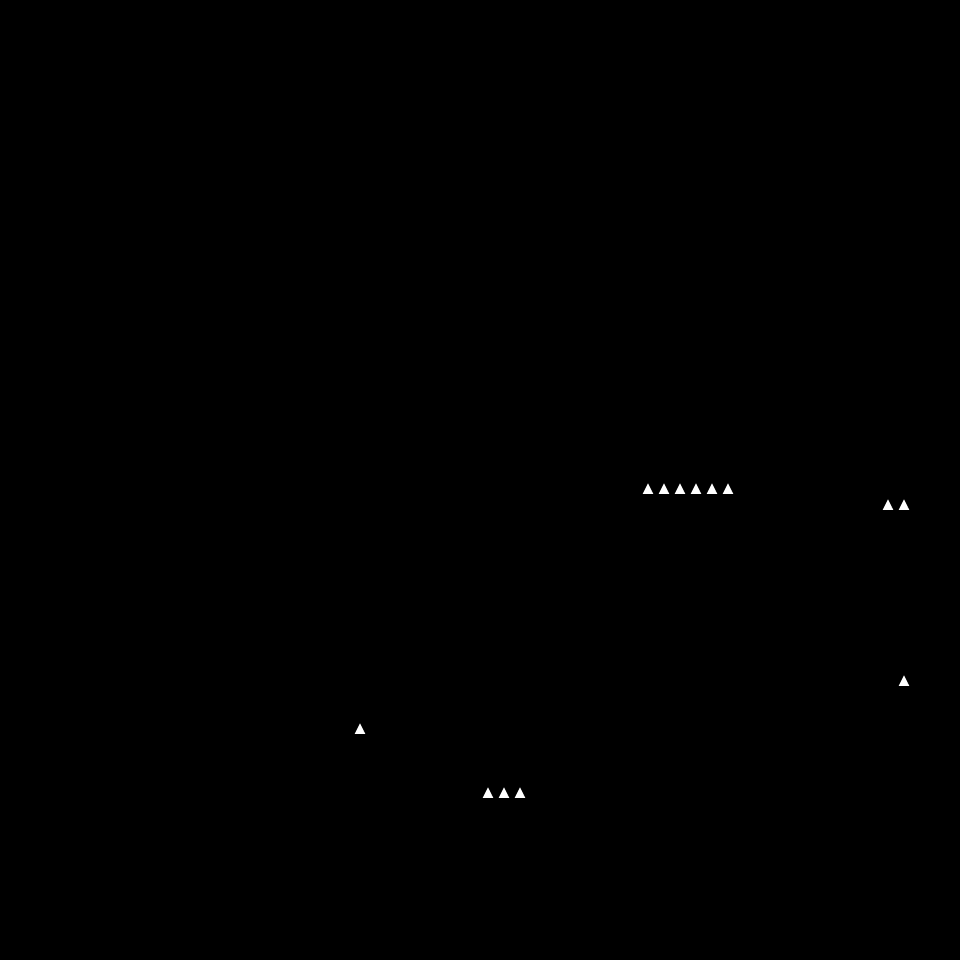

The image is a tile-based game level rendered from a .tmx file. Its description and source (layers, tilesets, objects; grid data summarised) follow:
An orthogonal 60x60 tile map with 16x16 px tiles, 2 tile layers (tileLayer, hazardLayer) and 159 objects (89x color, 39x coin, 11x spike, 4x drunkflyer, 3x walker, ...).

<map version="1.0" orientation="orthogonal" renderorder="right-down" width="60" height="60" tilewidth="16" tileheight="16" nextobjectid="626">
    <tileset firstgid="1" name="worlds" tilewidth="16" tileheight="16" spacing="4" margin="2" tilecount="9" columns="9">
        <image source="tiles.png" width="180" height="20" />
    </tileset>
    <layer name="tileLayer" width="60" height="60">
        <data>[3600 cells, 1081 non-empty, 8 distinct tile ids]</data>
    </layer>
    <objectgroup name="gameObjects">
        <object id="1" name="player" x="32" y="128" width="16" height="32" />
        <object id="171" name="drunkflyer" x="608" y="112" width="16" height="32" />
        <object id="258" name="walker" x="608" y="176" width="16" height="32" />
        <object id="289" name="walker" x="816" y="128" width="16" height="32" />
        <object id="343" name="coin" x="80" y="256" width="16" height="16" />
        <object id="344" name="coin" x="464" y="96" width="16" height="16" />
        <object id="345" name="coin" x="48" y="256" width="16" height="16" />
        <object id="346" name="coin" x="64" y="256" width="16" height="16" />
        <object id="347" name="coin" x="448" y="96" width="16" height="16" />
        <object id="348" name="coin" x="96" y="256" width="16" height="16" />
        <object id="353" name="coin" x="960" y="240" width="16" height="16" />
        <object id="371" name="exit" x="160" y="448" width="32" height="48" />
        <object id="465" name="shooter" x="384" y="352" width="16" height="32" />
        <object id="466" name="walker" x="256" y="864" width="16" height="32" />
        <object id="467" name="flyer" x="816" y="768" width="16" height="32" />
        <object id="468" name="flyer" x="352" y="640" width="16" height="32" />
        <object id="469" name="staticshooter" x="288" y="640" width="16" height="32" />
        <object id="470" name="staticshooter" x="672" y="752" width="16" height="32" />
        <object id="471" name="staticshooter" x="848" y="128" width="16" height="32" />
        <object id="472" name="spike" x="240" y="224" width="16" height="16" />
        <object id="473" name="spike" x="176" y="320" width="16" height="16" />
        <object id="474" name="spike" x="128" y="320" width="16" height="16" />
        <object id="475" name="spike" x="416" y="176" width="16" height="16" />
        <object id="476" name="spike" x="560" y="368" width="16" height="16" />
        <object id="477" name="spike" x="784" y="64" width="16" height="16" />
        <object id="478" name="spike" x="832" y="336" width="16" height="16" />
        <object id="479" name="spike" x="624" y="592" width="16" height="16" />
        <object id="480" name="spike" x="448" y="592" width="16" height="16" />
        <object id="483" name="spike" x="128" y="816" width="16" height="16" />
        <object id="485" name="coin" x="928" y="912" width="16" height="16" />
        <object id="486" name="coin" x="912" y="912" width="16" height="16" />
        <object id="487" name="coin" x="912" y="896" width="16" height="16" />
        <object id="488" name="coin" x="928" y="896" width="16" height="16" />
        <object id="336" name="drunkflyer" x="352" y="96" width="16" height="32" />
        <object id="569" name="coin" x="720" y="256" width="16" height="16" />
        <object id="570" name="coin" x="736" y="256" width="16" height="16" />
        <object id="571" name="coin" x="704" y="256" width="16" height="16" />
        <object id="572" name="coin" x="704" y="272" width="16" height="16" />
        <object id="573" name="coin" x="720" y="272" width="16" height="16" />
        <object id="574" name="coin" x="736" y="272" width="16" height="16" />
        <object id="576" name="coin" x="32" y="880" width="16" height="16" />
        <object id="577" name="coin" x="48" y="880" width="16" height="16" />
        <object id="578" name="coin" x="64" y="880" width="16" height="16" />
        <object id="579" name="coin" x="64" y="864" width="16" height="16" />
        <object id="580" name="coin" x="48" y="864" width="16" height="16" />
        <object id="581" name="coin" x="32" y="864" width="16" height="16" />
        <object id="582" name="coin" x="32" y="848" width="16" height="16" />
        <object id="583" name="coin" x="48" y="848" width="16" height="16" />
        <object id="584" name="coin" x="64" y="848" width="16" height="16" />
        <object id="592" name="coin" x="80" y="336" width="16" height="16" />
        <object id="593" name="coin" x="96" y="336" width="16" height="16" />
        <object id="594" name="coin" x="48" y="336" width="16" height="16" />
        <object id="595" name="coin" x="64" y="336" width="16" height="16" />
        <object id="609" name="drunkflyer" x="832" y="384" width="16" height="32" />
        <object id="610" name="drunkflyer" x="208" y="496" width="16" height="32" />
        <object id="611" name="spike" x="240" y="416" width="16" height="16" />
        <object id="612" name="coin" x="880" y="176" width="16" height="16" />
        <object id="613" name="coin" x="880" y="208" width="16" height="16" />
        <object id="614" name="coin" x="880" y="240" width="16" height="16" />
        <object id="615" name="coin" x="864" y="304" width="16" height="16" />
        <object id="616" name="coin" x="864" y="336" width="16" height="16" />
        <object id="617" name="coin" x="864" y="368" width="16" height="16" />
        <object id="618" name="coin" x="864" y="400" width="16" height="16" />
        <object id="619" name="coin" x="848" y="832" width="16" height="16" />
        <object id="620" name="coin" x="864" y="848" width="16" height="16" />
        <object id="625" name="shooter" x="624" y="704" width="16" height="32" />
    </objectgroup>
    <layer name="hazardLayer" width="60" height="60">
        <data>[3600 cells, 13 non-empty, 1 distinct tile ids]</data>
    </layer>
    <objectgroup name="colors">
        <object id="2" name="color" x="48" y="288" width="176" height="32" />
        <object id="65" name="color" x="352" y="208" width="32" height="112" />
        <object id="67" name="color" x="384" y="128" width="32" height="176" />
        <object id="69" name="color" x="688" y="160" width="176" height="80" />
        <object id="70" name="color" x="288" y="272" width="32" height="80" />
        <object id="71" name="color" x="464" y="240" width="80" height="96" />
        <object id="72" name="color" x="544" y="208" width="80" height="160" />
        <object id="74" name="color" x="752" y="240" width="64" height="256" />
        <object id="82" name="color" x="704" y="304" width="48" height="32" />
        <object id="320" name="color" x="320" y="240" width="32" height="96" />
        <object id="321" name="color" x="192" y="128" width="32" height="128" />
        <object id="322" name="color" x="224" y="96" width="32" height="128" />
        <object id="323" name="color" x="256" y="64" width="32" height="128" />
        <object id="325" name="color" x="448" y="304" width="16" height="32" />
        <object id="327" name="color" x="384" y="48" width="32" height="48" />
        <object id="328" name="color" x="0" y="208" width="48" height="208" />
        <object id="329" name="color" x="0" y="160" width="80" height="48" />
        <object id="330" name="color" x="80" y="160" width="112" height="32" />
        <object id="335" name="color" x="0" y="0" width="432" height="16" />
        <object id="489" name="color" x="368" y="16" width="64" height="112" />
        </objectgroup>
    <objectgroup name="background">
        <!-- 12 objects omitted --></objectgroup>
</map>
<!-- 73 of 159 objects omitted -->
